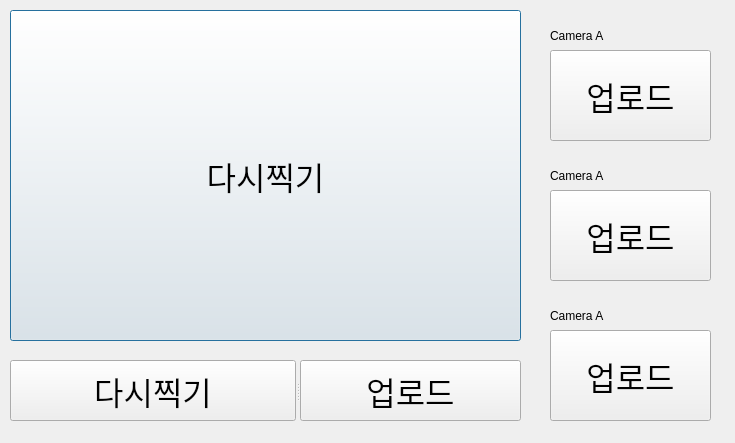
<?xml version="1.0" encoding="UTF-8"?>
<ui version="4.0">
 <class>Dialog</class>
 <widget class="QDialog" name="Dialog">
  <property name="geometry">
   <rect>
    <x>0</x>
    <y>0</y>
    <width>735</width>
    <height>443</height>
   </rect>
  </property>
  <property name="windowTitle">
   <string>촬영</string>
  </property>
  <widget class="QPushButton" name="Retry_2">
   <property name="enabled">
    <bool>true</bool>
   </property>
   <property name="geometry">
    <rect>
     <x>10</x>
     <y>10</y>
     <width>511</width>
     <height>331</height>
    </rect>
   </property>
   <property name="font">
    <font>
     <pointsize>24</pointsize>
    </font>
   </property>
   <property name="text">
    <string>다시찍기</string>
   </property>
  </widget>
  <widget class="QLabel" name="label">
   <property name="geometry">
    <rect>
     <x>550</x>
     <y>20</y>
     <width>161</width>
     <height>31</height>
    </rect>
   </property>
   <property name="text">
    <string>Camera A</string>
   </property>
  </widget>
  <widget class="QPushButton" name="Upload_3">
   <property name="geometry">
    <rect>
     <x>550</x>
     <y>50</y>
     <width>161</width>
     <height>91</height>
    </rect>
   </property>
   <property name="font">
    <font>
     <pointsize>24</pointsize>
    </font>
   </property>
   <property name="text">
    <string>업로드</string>
   </property>
  </widget>
  <widget class="QLabel" name="label_2">
   <property name="geometry">
    <rect>
     <x>550</x>
     <y>160</y>
     <width>161</width>
     <height>31</height>
    </rect>
   </property>
   <property name="text">
    <string>Camera A</string>
   </property>
  </widget>
  <widget class="QPushButton" name="Upload_4">
   <property name="geometry">
    <rect>
     <x>550</x>
     <y>190</y>
     <width>161</width>
     <height>91</height>
    </rect>
   </property>
   <property name="font">
    <font>
     <pointsize>24</pointsize>
    </font>
   </property>
   <property name="text">
    <string>업로드</string>
   </property>
  </widget>
  <widget class="QLabel" name="label_3">
   <property name="geometry">
    <rect>
     <x>550</x>
     <y>300</y>
     <width>161</width>
     <height>31</height>
    </rect>
   </property>
   <property name="text">
    <string>Camera A</string>
   </property>
  </widget>
  <widget class="QPushButton" name="Upload_5">
   <property name="geometry">
    <rect>
     <x>550</x>
     <y>330</y>
     <width>161</width>
     <height>91</height>
    </rect>
   </property>
   <property name="font">
    <font>
     <pointsize>24</pointsize>
    </font>
   </property>
   <property name="text">
    <string>업로드</string>
   </property>
  </widget>
  <widget class="QSplitter" name="splitter">
   <property name="geometry">
    <rect>
     <x>10</x>
     <y>360</y>
     <width>511</width>
     <height>61</height>
    </rect>
   </property>
   <property name="orientation">
    <enum>Qt::Horizontal</enum>
   </property>
   <widget class="QPushButton" name="Retry">
    <property name="enabled">
     <bool>true</bool>
    </property>
    <property name="font">
     <font>
      <pointsize>24</pointsize>
     </font>
    </property>
    <property name="text">
     <string>다시찍기</string>
    </property>
   </widget>
   <widget class="QPushButton" name="Upload">
    <property name="font">
     <font>
      <pointsize>24</pointsize>
     </font>
    </property>
    <property name="text">
     <string>업로드</string>
    </property>
   </widget>
  </widget>
 </widget>
 <resources/>
 <connections/>
</ui>
